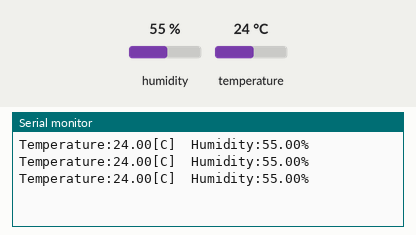
A sketch run on a simulated Arduino Uno, built with avr-gcc and run on an emulated ATmega328P. Shown: the last lines printed to the serial monitor. Inputs (shaded band) come from the test bench; at power-on: humidity 55 %, temperature 24 °C.

Above: at 3.8 s.
3.9 s: humidity set to 22 %
At 6.4 s:
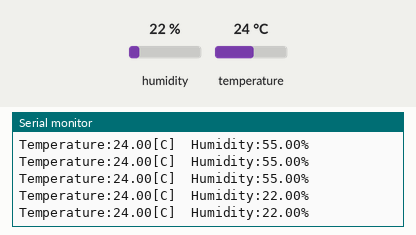
10.1 s: temperature set to 12 °C
At 11.0 s:
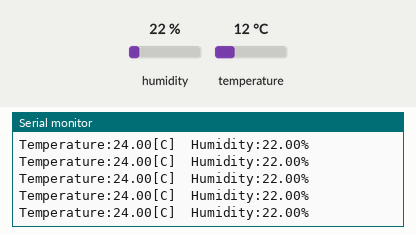
13.0 s: humidity set to 40 %
At 14.0 s:
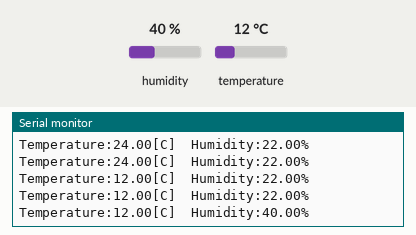
Timing chart, 0 to 16.0 s (numbered marks = the images above; inputs shaded):
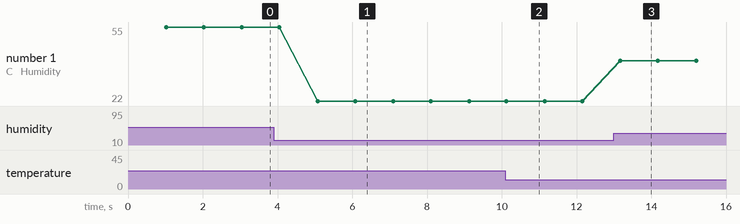

Measured:
- after the input at 3.9 s, the serial monitor: prints a new line after 1.2 s (image 1)
- after the input at 13.0 s, the serial monitor: prints a new line after 0.18 s (image 3)
- plotted number 1: 55 → 22 after the input at 3.9 s, 22 → 40 after the input at 13.0 s

The sketch:

DHT_1.ino
```cpp
#include <DHT.h>
#define DHT_TYPE DHT11

int pin_DHT=3;
int pin_VCC=4;
int pin_GND=2;
DHT dht(pin_DHT,DHT_TYPE);
void setup() {
  // put your setup code here, to run once:
  dht.begin();
  Serial.begin(9600);
  pinMode(pin_VCC,OUTPUT);
  pinMode(pin_GND,OUTPUT);
  //pinMode(pin_DHT,INPUT);
  digitalWrite(pin_VCC,HIGH);
  digitalWrite(pin_GND,LOW);

}

void loop() {
  // put your main code here, to run repeatedly:

 delay(1000);
float t = dht.readTemperature(); // read the Temperature
float h = dht.readHumidity(); // read the Humidity
Serial.print("Temperature:");
Serial.print(t);
Serial.print("[C]  ");
Serial.print("Humidity:");
Serial.print(h);
Serial.print("%\n");
// check for error (isnan : is not a number)
if(isnan(t) || isnan(h)) {
Serial.println("Failed to read from DHT sensor!");
return;
}

}
```
